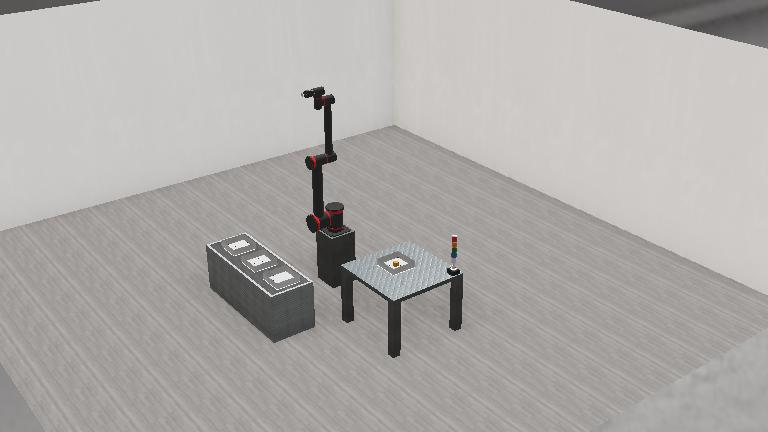
#> input picture competitions_webots/webots/resource/worlds/.simulation_world.jpg, 768 x 432 px
$ python -i utils.py   (imports and definitions only)
#> lines starting #> are read from the running program, lines starting #| are printed output that depends on the picture
#> further down, picture is the input picture: shape (432, 768, 3); mean B, G, R 169.6, 172.2, 175.2
#!/usr/bin/env python3
# -*- coding: utf-8 -*-

"""
Вспомогательные функции для работы с камерой и обработки изображений
"""

import os
import sys
import time
import logging
import cv2
import numpy as np
from pathlib import Path

# Импортируем конфигурацию
try:
    from config import *
except ImportError:
    # Если конфигурация не найдена в текущей директории
    sys.path.append(os.path.dirname(os.path.dirname(os.path.abspath(__file__))))
    from number3.config import *


# [217 lines left out: functions setup_logger, get_camera_device, get_aruco_dictionary, get_aruco_parameters, load_camera_calibration, save_camera_calibration and 3 more, not called in this run]


def preprocess_image(image):
    """
    Предварительная обработка изображения

    Args:
        image (numpy.ndarray): Исходное изображение

    Returns:
        numpy.ndarray: Обработанное изображение
    """
    # Конвертируем в оттенки серого
    gray = cv2.cvtColor(image, cv2.COLOR_BGR2GRAY)

    # Повышаем контраст
    clahe = cv2.createCLAHE(clipLimit=2.0, tileGridSize=(8, 8))
    gray = clahe.apply(gray)
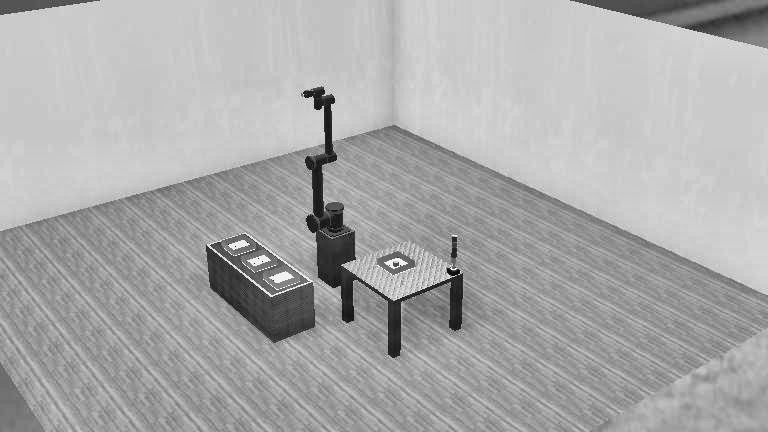
#> gray: shape (432, 768); min 3, max 255, mean 170.4

    # Немного сглаживаем для уменьшения шума
    blur = cv2.GaussianBlur(gray, (5, 5), 0)

    return blur


# [157 lines left out: functions detect_aruco_markers, draw_detected_markers, calculate_marker_distance, calculate_marker_position_relative_to_robot, save_image, pnp_from_marker, not called in this run]

>>> import cv2
>>> picture = cv2.imread('../competitions_webots/webots/resource/worlds/.simulation_world.jpg')
>>> result = preprocess_image(picture)
